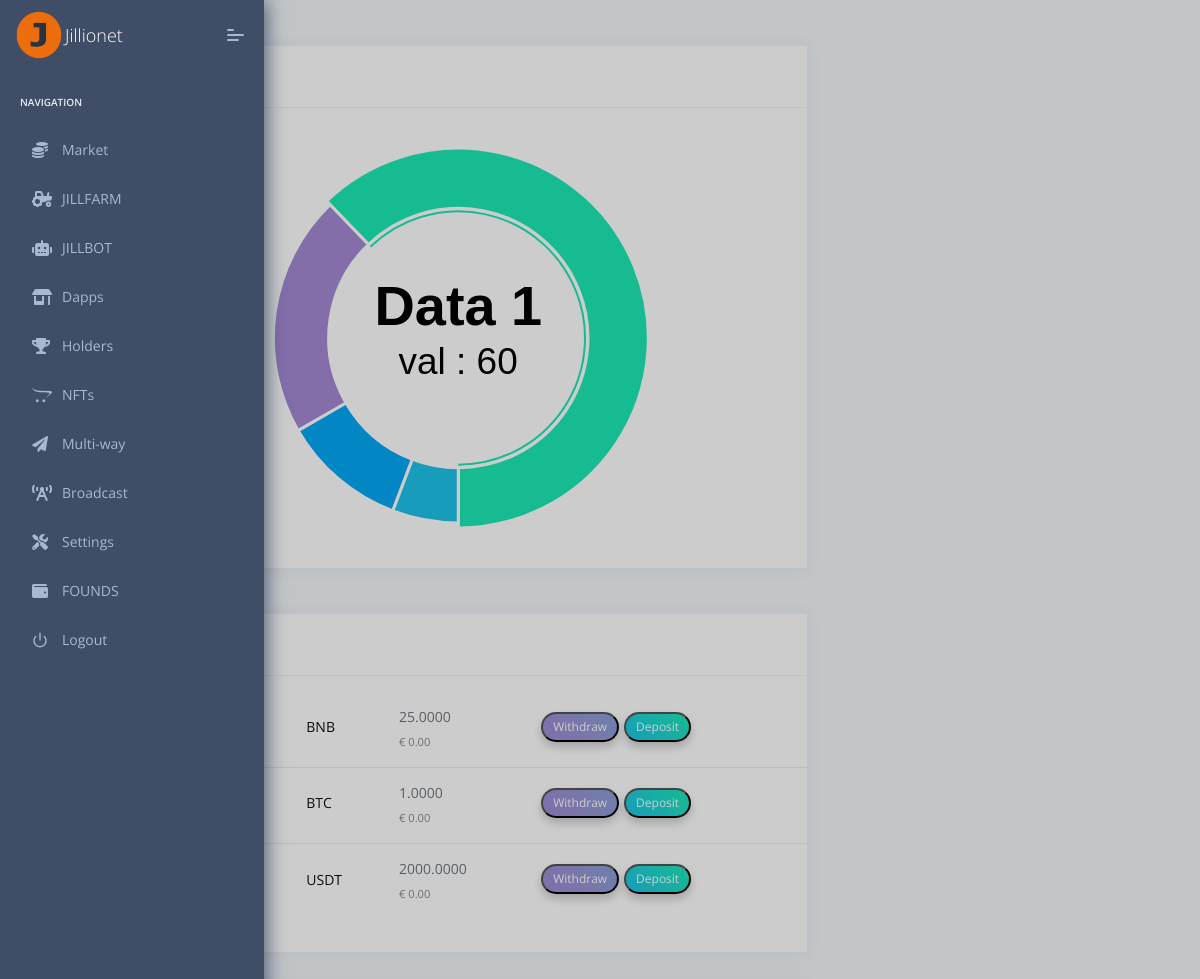
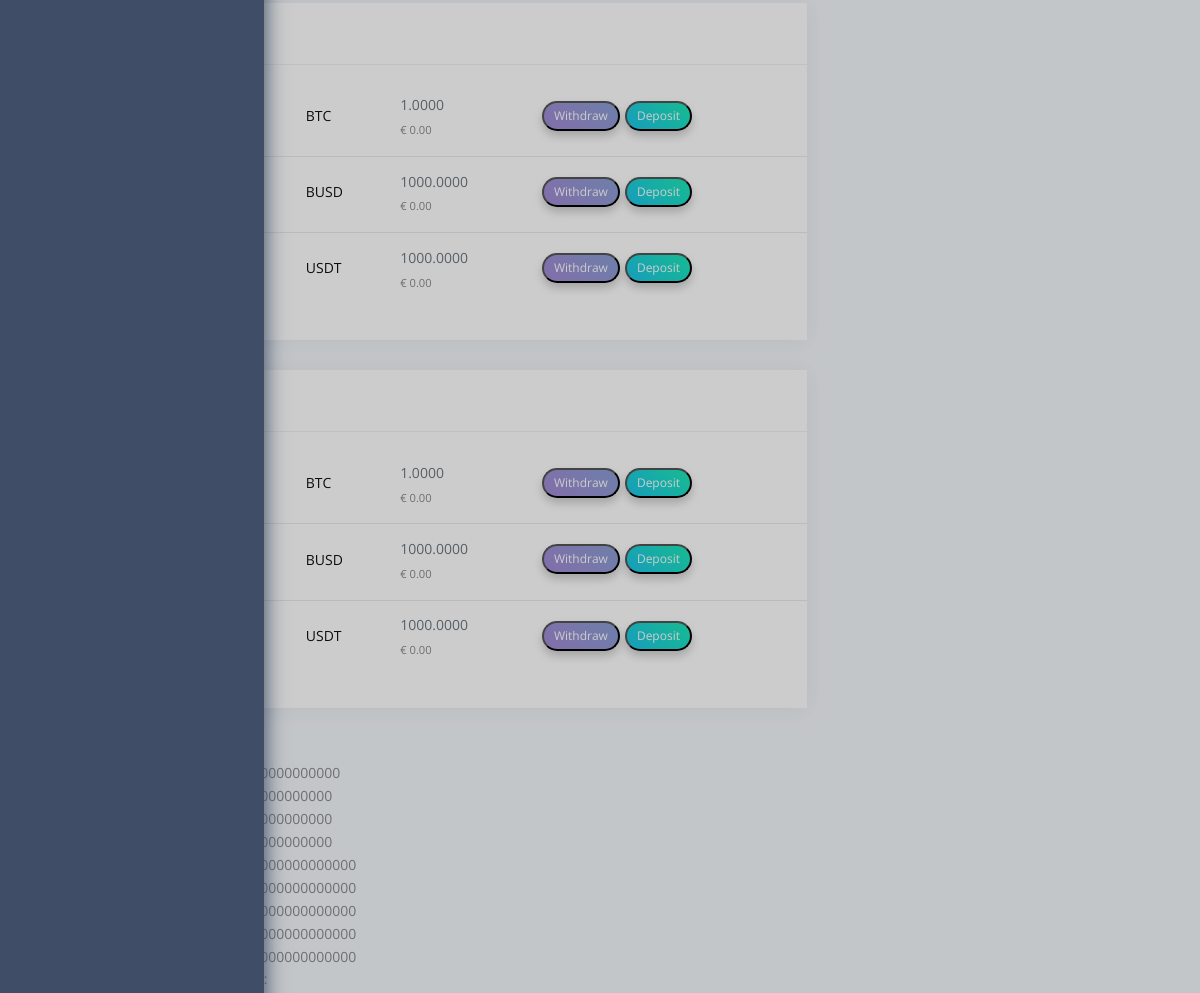
/users/balance/ (signed in), run on the app's committed database (2 pictures, top to bottom).
### users/models.py (models this page shows)
class UserBalance(models.Model):
    currency = models.ForeignKey('orderbook.Currency', on_delete=models.SET_NULL, null=True)
    amount = models.DecimalField(decimal_places=18, max_digits=36, default=0)
    user = models.ForeignKey(User, on_delete=models.SET_NULL, null=True, blank=True)
    public_key = models.TextField(null=True, blank=True)
    balance_for = models.ForeignKey(BalanceFor, on_delete=models.SET_NULL, null=True)
    class Meta:
        unique_together = ['currency', 'user', 'balance_for']
        ordering = ['user', 'currency__code']

### orderbook/models.py (models this page shows, shortened)
class Currency(models.Model):
    name = models.CharField(max_length=200, unique=True)
    code = models.CharField(max_length=10, unique=True)
    chain = models.CharField(max_length=10, default='ERC-20')
    last_price = models.DecimalField(max_digits=32, decimal_places=18, null=True)
    contract_creator_hash = models.CharField(max_length=200, default='none')
    @property
    def get_currency_icon(self):
        return f"https://cryptoicon-api.vercel.app/api/icon/{self.code.lower()}"

### users/views.py (the view)
# urls.py: path('balance/', UserBalanceView.as_view(), name='balance'),
class UserBalanceView(LoginRequiredMixin, ListView):
    model = UserBalance
    template_name = 'users/balance.html'
    def get_queryset(self):
        return self.model.objects.filter(user=self.request.user)
    def get_context_data(self, **kwargs):
        context = super().get_context_data(**kwargs)
        balances = BalanceFor.objects.all()
        context.update({
            'order_history': Order.objects.filter(user=self.request.user, status=Order.FILL),
            'open_orders': Order.objects.filter(user=self.request.user, status=Order.NEW),
            'balances': balances
        })
        return context

### users/templatetags/get_type_balances.py (called while the page is built)
@register.simple_tag
def get_bal(bal_type, user):
    user_balance = UserBalance.objects.filter(user=user, balance_for=bal_type)
    return user_balance

### templates/users/balance.html (shortened to what this page needs)
{% extends "layouts/base.html" %}
{% load humanize static crispy_forms_tags get_type_balances %}
{% block stylesheets %}
    <link rel="stylesheet" href="{% static 'assets/plugins/chart-morris/css/morris.css' %}">
{% endblock stylesheets %}
{% block content %}
    <div class="pcoded-content">
        <div class="pcoded-inner-content">
            <div class="main-body">
                <div class="page-wrapper">
<div class="row">
                    <div class="col-xl-8 col-md-6">
                            <div class="card-block px-0 py-3">
                                <div class="card">
                                    <div class="card-header">
                                        <h5>Overview</h5>
                                    </div>
                                    <div class="card-block">
                                        <div id="morris-donut-chart" style="height:400px"></div>
                                    </div>
                                </div>
                            </div>
                    </div>
</div>
                    <div class="row">
                        {% for bal_type in balances %}
                            {% get_bal bal_type user as my_bal %}
                            <div class="col-xl-8 col-md-6">
                                <div class="card Recent-Users">
                                    <div class="card-header">
                                        <h5>{{ bal_type.name }}</h5>
                                    </div>
                                    <div class="card-block px-0 py-3">
                                        <div class="table-responsive">
                                            <table class="table table-hover">
                                                <tbody>
                                                {% for balance in my_bal %}
                                                    <tr class="unread">
                                                        <td><img class="rounded-circle" style="width:40px;"
                                                                 alt="activity-user"></td>
                                                        <td>
                                                            <h6 class="mb-1">{{ balance.currency.code }}</h6>
                                                        </td>
                                                        <td>
                                                            <h6 class="text-muted">{{ balance.amount | floatformat:4 }}</h6>
                                                            <p class="m-0 small">€ 0.00</p>
                                                        </td>
                                                        <td><button data-toggle="modal" data-target="#withdrawModal{{ balance.id }}" type="button" class="label theme-bg2 text-white f-12">Withdraw</button><button
                                                                type="button" data-toggle="modal" data-target="#depositModal{{ balance.id }}"
                                                                class="label theme-bg text-white f-12">Deposit</button></td>
                                                    </tr>
                                                {% endfor %}
                                                </tbody>
                                            </table>
                                        </div>
                                    </div>
                                </div>
                            </div>
                        {% endfor %}
                    </div>
                    <div>
                        <table>
                            <tr>
                                <th>Currency</th>
                                <th>Amount</th>
                            </tr>
                            {% for balance in object_list %}
                                <tr>
                                    <td>{{ balance.currency.code }}</td>
                                    <td>{{ balance.amount }}</td>
                                </tr>
                            {% endfor %}
                        </table>
                        <p>The Balance total in € is:</p>
                    </div>
                </div>
            </div>
        </div>
    </div>
{% endblock content %}

### data on the page
UserBalance: currency.code "BNB", amount "25.0000"
UserBalance: currency.code "BTC", amount "1.0000"
UserBalance: currency.code "USDT", amount "2000.0000", amount "2000.000000000000000000"
UserBalance: currency.code "BTC", amount "1.0000"
UserBalance: currency.code "BUSD", amount "1000.0000", amount "1000.000000000000000000"
UserBalance: currency.code "USDT", amount "1000.0000", amount "1000.000000000000000000"
UserBalance: currency.code "BTC", amount "1.0000"
UserBalance: currency.code "BUSD", amount "1000.0000", amount "1000.000000000000000000"
UserBalance: currency.code "USDT", amount "1000.0000", amount "1000.000000000000000000"
